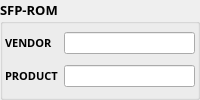
       <widget class="QGroupBox" name="groupBox_2">
        <property name="font">
         <font>
          <family>Lucida Sans</family>
          <pointsize>10</pointsize>
          <weight>75</weight>
          <bold>true</bold>
         </font>
        </property>
        <property name="title">
         <string>SFP-ROM</string>
        </property>
        <layout class="QGridLayout" name="gridLayout_4">
         <property name="margin">
          <number>2</number>
         </property>
         <property name="spacing">
          <number>5</number>
         </property>
         <item row="0" column="1">
          <widget class="caLineEdit" name="caLineEdit_43">
           <property name="minimumSize">
            <size>
             <width>60</width>
             <height>15</height>
            </size>
           </property>
           <property name="font">
            <font>
             <family>Lucida Sans</family>
             <pointsize>7</pointsize>
            </font>
           </property>
           <property name="alignment">
            <set>Qt::AlignAbsolute|Qt::AlignLeading|Qt::AlignLeft|Qt::AlignVCenter</set>
           </property>
           <property name="channel" stdset="0">
            <string notr="true">$(DEV):$(I2C)-VN</string>
           </property>
           <property name="foreground">
            <color>
             <red>0</red>
             <green>0</green>
             <blue>0</blue>
            </color>
           </property>
           <property name="background">
            <color>
             <red>187</red>
             <green>187</green>
             <blue>187</blue>
            </color>
           </property>
           <property name="colorMode">
            <enum>caLineEdit::Static</enum>
           </property>
           <property name="precisionMode">
            <enum>caLineEdit::Channel</enum>
           </property>
           <property name="limitsMode">
            <enum>caLineEdit::Channel</enum>
           </property>
           <property name="maxValue">
            <double>1.000000000000000</double>
           </property>
           <property name="minValue">
            <double>0.000000000000000</double>
           </property>
           <property name="fontScaleMode">
            <enum>caLineEdit::Height</enum>
           </property>
           <property name="formatType">
            <enum>caLineEdit::string</enum>
           </property>
          </widget>
         </item>
         <item row="0" column="0">
          <widget class="caLabel" name="caLabel_7">
           <property name="sizePolicy">
            <sizepolicy hsizetype="Fixed" vsizetype="Fixed">
             <horstretch>0</horstretch>
             <verstretch>0</verstretch>
            </sizepolicy>
           </property>
           <property name="minimumSize">
            <size>
             <width>40</width>
             <height>15</height>
            </size>
           </property>
           <property name="font">
            <font>
             <family>Lucida Sans</family>
             <pointsize>8</pointsize>
            </font>
           </property>
           <property name="frameShape">
            <enum>QFrame::NoFrame</enum>
           </property>
           <property name="text">
            <string>VENDOR</string>
           </property>
           <property name="alignment">
            <set>Qt::AlignAbsolute|Qt::AlignLeading|Qt::AlignLeft|Qt::AlignVCenter</set>
           </property>
           <property name="fontScaleMode">
            <enum>ESimpleLabel::None</enum>
           </property>
           <property name="foreground">
            <color>
             <red>0</red>
             <green>0</green>
             <blue>0</blue>
            </color>
           </property>
           <property name="background">
            <color alpha="0">
             <red>255</red>
             <green>255</green>
             <blue>255</blue>
            </color>
           </property>
          </widget>
         </item>
         <item row="1" column="0">
          <widget class="caLabel" name="caLabel_6">
           <property name="sizePolicy">
            <sizepolicy hsizetype="Fixed" vsizetype="Fixed">
             <horstretch>0</horstretch>
             <verstretch>0</verstretch>
            </sizepolicy>
           </property>
           <property name="minimumSize">
            <size>
             <width>40</width>
             <height>15</height>
            </size>
           </property>
           <property name="font">
            <font>
             <family>Lucida Sans</family>
             <pointsize>8</pointsize>
            </font>
           </property>
           <property name="frameShape">
            <enum>QFrame::NoFrame</enum>
           </property>
           <property name="text">
            <string>PRODUCT</string>
           </property>
           <property name="alignment">
            <set>Qt::AlignAbsolute|Qt::AlignLeading|Qt::AlignLeft|Qt::AlignVCenter</set>
           </property>
           <property name="fontScaleMode">
            <enum>ESimpleLabel::None</enum>
           </property>
           <property name="foreground">
            <color>
             <red>0</red>
             <green>0</green>
             <blue>0</blue>
            </color>
           </property>
           <property name="background">
            <color alpha="0">
             <red>255</red>
             <green>255</green>
             <blue>255</blue>
            </color>
           </property>
          </widget>
         </item>
         <item row="1" column="1">
          <widget class="caLineEdit" name="caLineEdit_42">
           <property name="minimumSize">
            <size>
             <width>60</width>
             <height>15</height>
            </size>
           </property>
           <property name="font">
            <font>
             <family>Lucida Sans</family>
             <pointsize>7</pointsize>
            </font>
           </property>
           <property name="alignment">
            <set>Qt::AlignAbsolute|Qt::AlignLeading|Qt::AlignLeft|Qt::AlignVCenter</set>
           </property>
           <property name="channel" stdset="0">
            <string notr="true">$(DEV):$(I2C)-VPN</string>
           </property>
           <property name="foreground">
            <color>
             <red>0</red>
             <green>0</green>
             <blue>0</blue>
            </color>
           </property>
           <property name="background">
            <color>
             <red>187</red>
             <green>187</green>
             <blue>187</blue>
            </color>
           </property>
           <property name="colorMode">
            <enum>caLineEdit::Static</enum>
           </property>
           <property name="precisionMode">
            <enum>caLineEdit::Channel</enum>
           </property>
           <property name="limitsMode">
            <enum>caLineEdit::Channel</enum>
           </property>
           <property name="maxValue">
            <double>1.000000000000000</double>
           </property>
           <property name="minValue">
            <double>0.000000000000000</double>
           </property>
           <property name="fontScaleMode">
            <enum>caLineEdit::Height</enum>
           </property>
           <property name="formatType">
            <enum>caLineEdit::string</enum>
           </property>
          </widget>
         </item>
        </layout>
       </widget>
